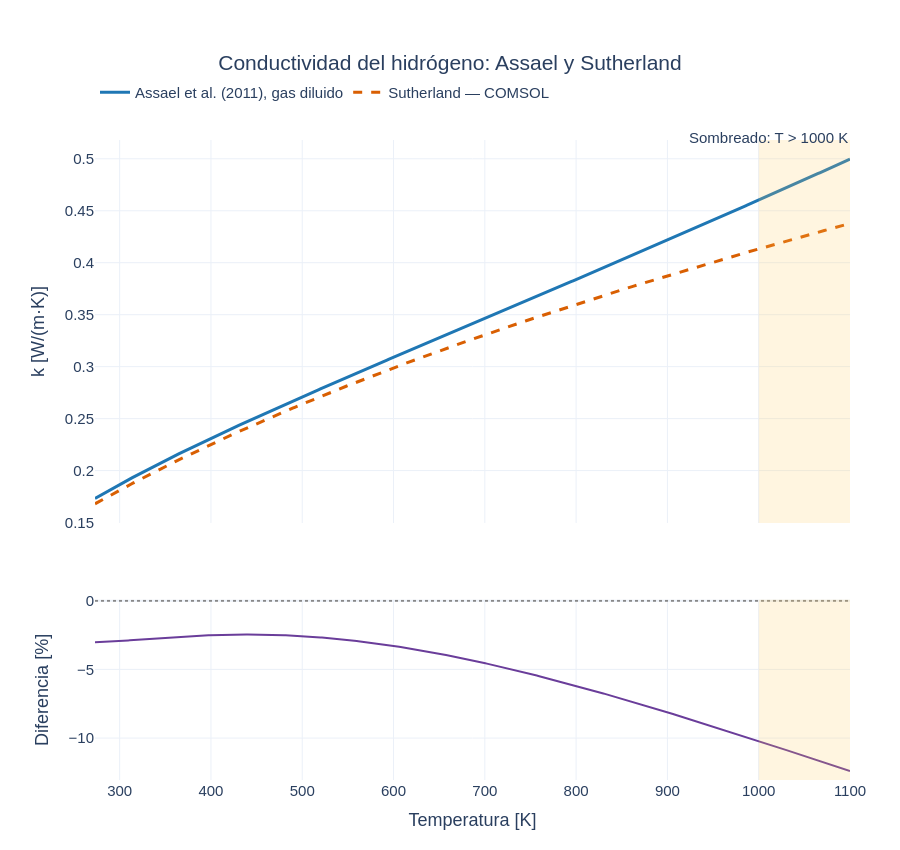

Source (notebook cell):
### Markdown cell above
## Plot
El panel inferior muestra `100 × (Sutherland − Assael) / Assael`; es diferencia entre modelos, no error experimental.

### Code cell
fig = make_subplots(rows=2, cols=1, shared_xaxes=True,
                    row_heights=[0.68, 0.32], vertical_spacing=0.12)
fig.add_trace(go.Scatter(x=temperature_K, y=k_assael, mode="lines",
                        name="Assael et al. (2011), gas diluido",
                        line={"color": "#1f77b4", "width": 3}), row=1, col=1)
fig.add_trace(go.Scatter(x=temperature_K, y=k_sutherland, mode="lines",
                        name="Sutherland — COMSOL",
                        line={"color": "#d95f02", "width": 3, "dash": "dash"}), row=1, col=1)
fig.add_trace(go.Scatter(x=temperature_K, y=relative_difference, mode="lines",
                        name="Diferencia relativa", showlegend=False,
                        line={"color": "#6a3d9a", "width": 2}), row=2, col=1)
fig.update_layout(**layout)
fig.update_yaxes(title_text="k [W/(m·K)]", row=1, col=1)
fig.update_yaxes(title_text="Diferencia [%]", row=2, col=1)
fig.update_xaxes(title_text="Temperatura [K]", row=2, col=1)
fig.add_hline(y=0, line_color="#888888", line_dash="dot", row=2, col=1)
if settings["temperature_max_K"] > 1000:
    fig.add_vrect(x0=max(1000, settings["temperature_min_K"]),
                  x1=settings["temperature_max_K"], fillcolor="#ffc857",
                  opacity=0.18, line_width=0, row="all", col=1)
    fig.add_annotation(x=1, y=1.02, xref="paper", yref="paper",
                       text="Sombreado: T > 1000 K", showarrow=False, xanchor="right")
fig.show()

### Figure 1 — Plotly figure (JSON) as saved in the notebook; plotly's stock layout.template omitted (floating-point values rounded to 4 significant figures; data arrays with more than 128 entries replaced by an {"elided": "..."} marker saying what was removed)
{"data": [{"line": {"color": "#1f77b4", "width": 3}, "mode": "lines", "name": "Assael et al. (2011), gas diluido", "x": {"elided": "500 float values"}, "y": {"elided": "500 float values"}, "type": "scatter", "xaxis": "x", "yaxis": "y"}, {"line": {"color": "#d95f02", "dash": "dash", "width": 3}, "mode": "lines", "name": "Sutherland — COMSOL", "x": {"elided": "500 float values"}, "y": {"elided": "500 float values"}, "type": "scatter", "xaxis": "x", "yaxis": "y"}, {"line": {"color": "#6a3d9a", "width": 2}, "mode": "lines", "name": "Diferencia relativa", "showlegend": false, "x": {"elided": "500 float values"}, "y": {"elided": "500 float values"}, "type": "scatter", "xaxis": "x2", "yaxis": "y2"}], "layout": {"xaxis": {"anchor": "y", "domain": [0.0, 1.0], "matches": "x2", "showticklabels": false}, "yaxis": {"anchor": "x", "domain": [0.4016, 1.0], "title": {"text": "k [W/(m·K)]"}}, "xaxis2": {"anchor": "y2", "domain": [0.0, 1.0], "title": {"text": "Temperatura [K]"}}, "yaxis2": {"anchor": "x2", "domain": [0.0, 0.2816], "title": {"text": "Diferencia [%]"}}, "title": {"text": "Conductividad del hidrógeno: Assael y Sutherland", "x": 0.5, "xanchor": "center"}, "font": {"family": "Arial", "size": 15}, "margin": {"t": 140, "b": 70, "l": 95, "r": 50}, "legend": {"orientation": "h", "y": 1.1, "x": 0}, "height": 850, "hovermode": "x unified", "shapes": [{"line": {"color": "#888888", "dash": "dot"}, "type": "line", "x0": 0, "x1": 1, "xref": "x2 domain", "y0": 0, "y1": 0, "yref": "y2"}, {"fillcolor": "#ffc857", "line": {"width": 0}, "opacity": 0.18, "type": "rect", "x0": 1000, "x1": 1100.0, "xref": "x", "y0": 0, "y1": 1, "yref": "y domain"}, {"fillcolor": "#ffc857", "line": {"width": 0}, "opacity": 0.18, "type": "rect", "x0": 1000, "x1": 1100.0, "xref": "x2", "y0": 0, "y1": 1, "yref": "y2 domain"}], "annotations": [{"showarrow": false, "text": "Sombreado: T > 1000 K", "x": 1, "xanchor": "right", "xref": "paper", "y": 1.02, "yref": "paper"}]}}
